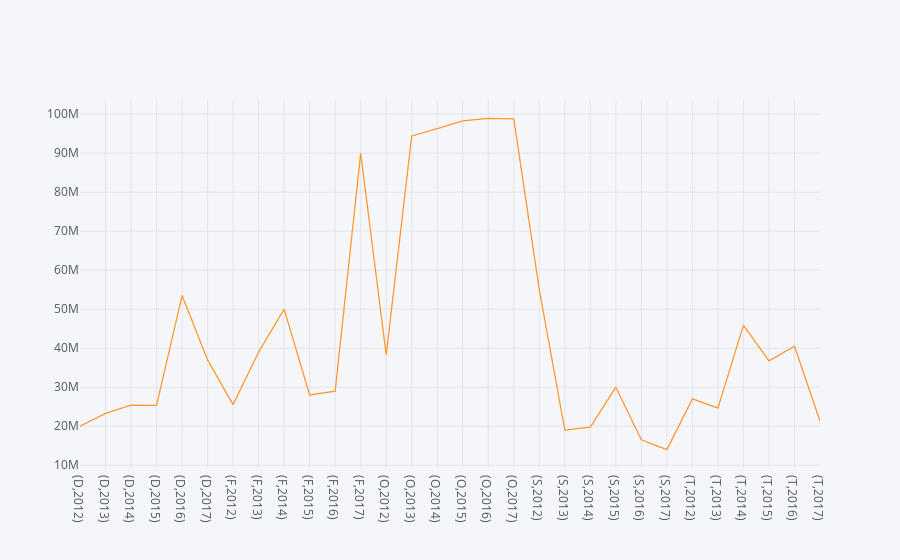

Here is the notebook cell this chart was saved with:
### Markdown cell above
###  Maximum price through each Year on the basis of Property Type

### Code cell
x2=data_group4.groupby(["Property Type","Year"])["Price"].max().iplot()
x2

### Figure 1 — Plotly figure (JSON) as saved in the notebook; plotly's stock layout.template omitted (floating-point values rounded to 4 significant figures)
{"data": [{"line": {"color": "rgba(255, 153, 51, 1.0)", "dash": "solid", "shape": "linear", "width": 1.3}, "mode": "lines", "name": "Price", "text": "", "type": "scatter", "x": ["(D,2012)", "(D,2013)", "(D,2014)", "(D,2015)", "(D,2016)", "(D,2017)", "(F,2012)", "(F,2013)", "(F,2014)", "(F,2015)", "(F,2016)", "(F,2017)", "(O,2012)", "(O,2013)", "(O,2014)", "(O,2015)", "(O,2016)", "(O,2017)", "(S,2012)", "(S,2013)", "(S,2014)", "(S,2015)", "(S,2016)", "(S,2017)", "(T,2012)", "(T,2013)", "(T,2014)", "(T,2015)", "(T,2016)", "(T,2017)"], "y": [20000000, 23305000, 25400000, 25350000, 53489500, 37000000, 25533000, 39000000, 50000000, 28000000, 29000000, 90000000, 38270160, 94390560, 96264933, 98250000, 98900000, 98765391, 54959000, 18989400, 19750000, 30000000, 16500000, 14000000, 27000000, 24606707, 45900000, 36750000, 40500000, 21350000]}], "layout": {"legend": {"bgcolor": "#F5F6F9", "font": {"color": "#4D5663"}}, "paper_bgcolor": "#F5F6F9", "plot_bgcolor": "#F5F6F9", "title": {"font": {"color": "#4D5663"}}, "xaxis": {"gridcolor": "#E1E5ED", "showgrid": true, "tickfont": {"color": "#4D5663"}, "title": {"font": {"color": "#4D5663"}, "text": ""}, "zerolinecolor": "#E1E5ED"}, "yaxis": {"gridcolor": "#E1E5ED", "showgrid": true, "tickfont": {"color": "#4D5663"}, "title": {"font": {"color": "#4D5663"}, "text": ""}, "zerolinecolor": "#E1E5ED"}}}
